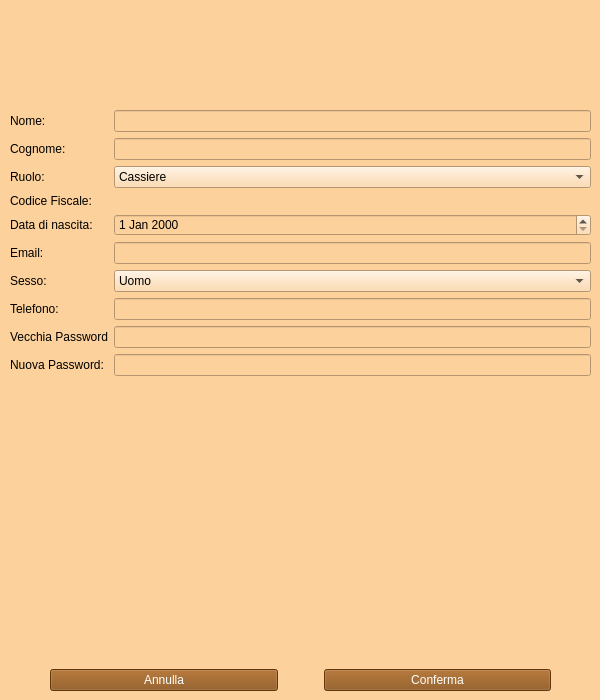
<?xml version="1.0" encoding="UTF-8"?>
<ui version="4.0">
 <class>Form</class>
 <widget class="QWidget" name="Form">
  <property name="geometry">
   <rect>
    <x>0</x>
    <y>0</y>
    <width>600</width>
    <height>700</height>
   </rect>
  </property>
  <property name="minimumSize">
   <size>
    <width>600</width>
    <height>700</height>
   </size>
  </property>
  <property name="maximumSize">
   <size>
    <width>600</width>
    <height>700</height>
   </size>
  </property>
  <property name="windowTitle">
   <string>Form</string>
  </property>
  <property name="styleSheet">
   <string notr="true">background-color: #FCD19C</string>
  </property>
  <widget class="QWidget" name="verticalLayoutWidget">
   <property name="geometry">
    <rect>
     <x>10</x>
     <y>10</y>
     <width>581</width>
     <height>681</height>
    </rect>
   </property>
   <layout class="QVBoxLayout" name="verticalLayout">
    <item>
     <layout class="QHBoxLayout" name="horizontalLayout"/>
    </item>
    <item>
     <spacer name="verticalSpacer">
      <property name="orientation">
       <enum>Qt::Vertical</enum>
      </property>
      <property name="sizeType">
       <enum>QSizePolicy::Fixed</enum>
      </property>
      <property name="sizeHint" stdset="0">
       <size>
        <width>20</width>
        <height>100</height>
       </size>
      </property>
     </spacer>
    </item>
    <item>
     <layout class="QFormLayout" name="formLayout">
      <item row="0" column="0">
       <widget class="QLabel" name="label">
        <property name="text">
         <string>Nome:</string>
        </property>
       </widget>
      </item>
      <item row="0" column="1">
       <widget class="QLineEdit" name="textNome"/>
      </item>
      <item row="1" column="0">
       <widget class="QLabel" name="label_2">
        <property name="text">
         <string>Cognome:</string>
        </property>
       </widget>
      </item>
      <item row="1" column="1">
       <widget class="QLineEdit" name="textCognome"/>
      </item>
      <item row="2" column="0">
       <widget class="QLabel" name="label_3">
        <property name="text">
         <string>Ruolo:</string>
        </property>
       </widget>
      </item>
      <item row="2" column="1">
       <widget class="QComboBox" name="comboBoxRuolo">
        <property name="editable">
         <bool>false</bool>
        </property>
        <property name="currentText">
         <string>Cassiere</string>
        </property>
        <property name="currentIndex">
         <number>0</number>
        </property>
        <item>
         <property name="text">
          <string>Cassiere</string>
         </property>
        </item>
        <item>
         <property name="text">
          <string>Magazziniere</string>
         </property>
        </item>
       </widget>
      </item>
      <item row="3" column="0">
       <widget class="QLabel" name="label_4">
        <property name="text">
         <string>Codice Fiscale:</string>
        </property>
       </widget>
      </item>
      <item row="4" column="0">
       <widget class="QLabel" name="label_5">
        <property name="text">
         <string>Data di nascita:</string>
        </property>
       </widget>
      </item>
      <item row="5" column="0">
       <widget class="QLabel" name="label_6">
        <property name="text">
         <string>Email:</string>
        </property>
       </widget>
      </item>
      <item row="5" column="1">
       <widget class="QLineEdit" name="textEmail"/>
      </item>
      <item row="6" column="0">
       <widget class="QLabel" name="label_7">
        <property name="text">
         <string>Sesso:</string>
        </property>
       </widget>
      </item>
      <item row="6" column="1">
       <widget class="QComboBox" name="comboBoxSesso">
        <item>
         <property name="text">
          <string>Uomo</string>
         </property>
        </item>
        <item>
         <property name="text">
          <string>Donna</string>
         </property>
        </item>
        <item>
         <property name="text">
          <string>Preferisco non specificare</string>
         </property>
        </item>
       </widget>
      </item>
      <item row="7" column="0">
       <widget class="QLabel" name="label_8">
        <property name="text">
         <string>Telefono:</string>
        </property>
       </widget>
      </item>
      <item row="7" column="1">
       <widget class="QLineEdit" name="textTelefono"/>
      </item>
      <item row="9" column="0">
       <widget class="QLabel" name="label_9">
        <property name="text">
         <string>Nuova Password:</string>
        </property>
       </widget>
      </item>
      <item row="9" column="1">
       <widget class="QLineEdit" name="textNuovaPassword"/>
      </item>
      <item row="4" column="1">
       <widget class="QDateEdit" name="textNascita"/>
      </item>
      <item row="8" column="0">
       <widget class="QLabel" name="label_10">
        <property name="text">
         <string>Vecchia Password</string>
        </property>
       </widget>
      </item>
      <item row="8" column="1">
       <widget class="QLineEdit" name="textVecchiaPassword"/>
      </item>
      <item row="3" column="1">
       <widget class="QLabel" name="CFLabel">
        <property name="text">
         <string/>
        </property>
       </widget>
      </item>
     </layout>
    </item>
    <item>
     <spacer name="verticalSpacer_2">
      <property name="orientation">
       <enum>Qt::Vertical</enum>
      </property>
      <property name="sizeType">
       <enum>QSizePolicy::Fixed</enum>
      </property>
      <property name="sizeHint" stdset="0">
       <size>
        <width>20</width>
        <height>50</height>
       </size>
      </property>
     </spacer>
    </item>
    <item>
     <layout class="QHBoxLayout" name="horizontalLayout_2">
      <item>
       <spacer name="horizontalSpacer_2">
        <property name="orientation">
         <enum>Qt::Horizontal</enum>
        </property>
        <property name="sizeType">
         <enum>QSizePolicy::Maximum</enum>
        </property>
        <property name="sizeHint" stdset="0">
         <size>
          <width>40</width>
          <height>20</height>
         </size>
        </property>
       </spacer>
      </item>
      <item>
       <widget class="QPushButton" name="annullaButton">
        <property name="styleSheet">
         <string notr="true">color: white;  background-color: #874B0F</string>
        </property>
        <property name="text">
         <string>Annulla</string>
        </property>
       </widget>
      </item>
      <item>
       <spacer name="horizontalSpacer">
        <property name="orientation">
         <enum>Qt::Horizontal</enum>
        </property>
        <property name="sizeType">
         <enum>QSizePolicy::Maximum</enum>
        </property>
        <property name="sizeHint" stdset="0">
         <size>
          <width>40</width>
          <height>20</height>
         </size>
        </property>
       </spacer>
      </item>
      <item>
       <widget class="QPushButton" name="confermaButton">
        <property name="styleSheet">
         <string notr="true">color: white;  background-color: #874B0F</string>
        </property>
        <property name="text">
         <string>Conferma</string>
        </property>
       </widget>
      </item>
      <item>
       <spacer name="horizontalSpacer_3">
        <property name="orientation">
         <enum>Qt::Horizontal</enum>
        </property>
        <property name="sizeType">
         <enum>QSizePolicy::Maximum</enum>
        </property>
        <property name="sizeHint" stdset="0">
         <size>
          <width>40</width>
          <height>20</height>
         </size>
        </property>
       </spacer>
      </item>
     </layout>
    </item>
   </layout>
  </widget>
 </widget>
 <resources/>
 <connections/>
</ui>
